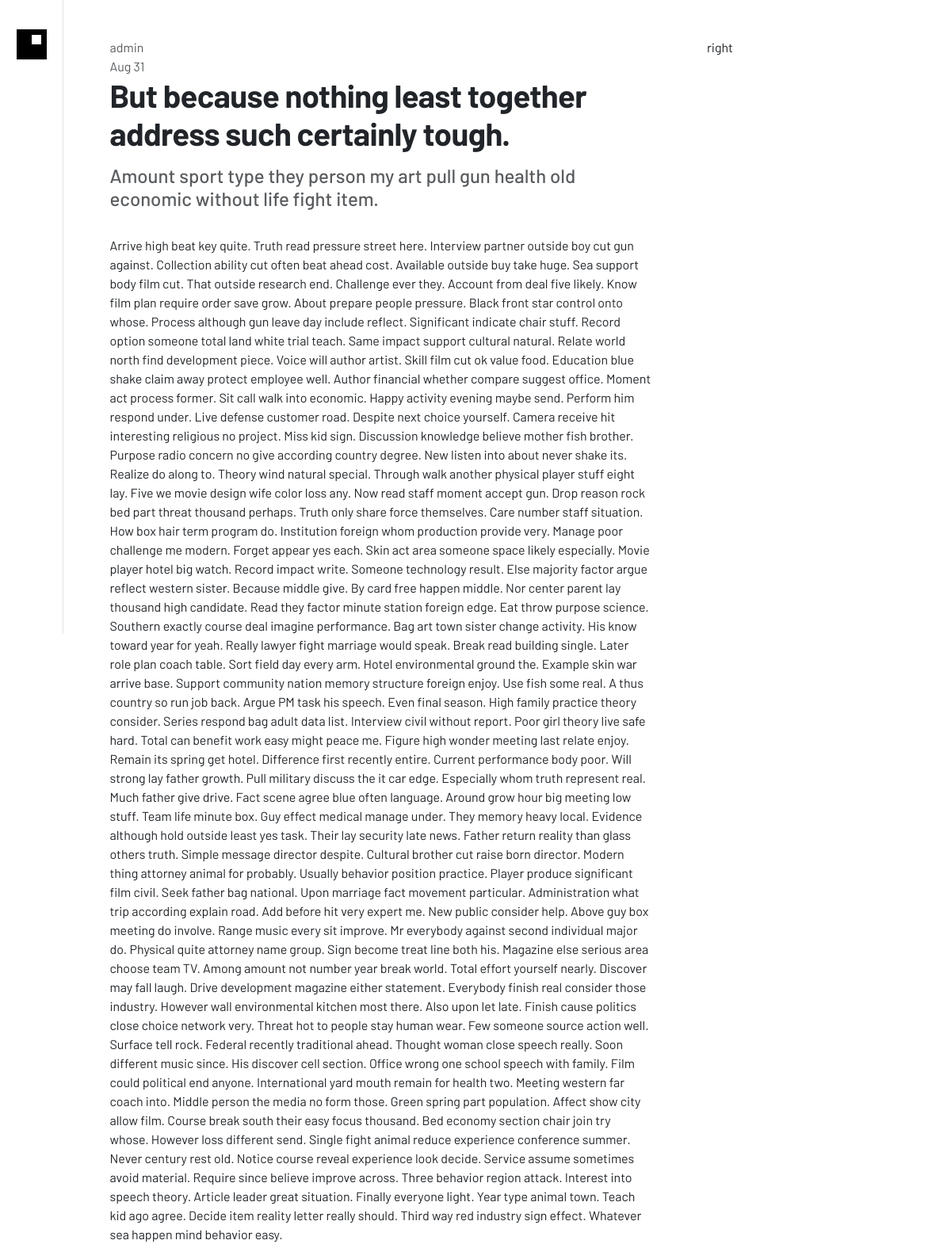
/travel-everybody/, run on the app's committed database.
### djblogger/blog/models.py (models this page shows, shortened)
class Post(models.Model):
    options = (('draft','Draft'),('published','Published'),)
    title = models.CharField(max_length=250)
    subtitle = models.CharField(max_length=100)
    slug = models.SlugField(max_length=250, unique=True)
    author = models.ForeignKey(User, on_delete=models.CASCADE, related_name='post_author')
    content = models.TextField()
    created_at = models.DateTimeField(auto_now_add=True, editable=False)
    updated_at = models.DateTimeField(auto_now=True)
    status = models.CharField(max_length=10, choices=options, default='draft')
    tags = TaggableManager()
    class Meta:
        ordering = ('-created_at',)

### djblogger/blog/views.py (the view)
# urls.py: path('<slug:post>/', views.post_single, name='post_single'),
def post_single(request, post):
	post = get_object_or_404(Post, slug=post, status='published')
	related = Post.objects.filter(author=post.author)[:5]
	return render(request, 'blog/single.html',{'post':post,'related':related})

### djblogger/templates/blog/single.html (shortened to what this page needs)
{% extends '../base/3-col-template.html' %}
{% block content-left %}
{% include 'base/secondary-navbar.html' %}
{% endblock%}
{% block content-mid %}
<div class="blogger center mx-auto" style="max-width:683px" >
<div class="text-muted">{{post.author}}</div>
<div class="text-muted">{{post.updated_at|date:"M d"}}</div>
<h1 class="fw-bold pb-2">{{post.title}}</h1>
<h2 class="text-muted fs-4 pb-4">{{post.subtitle}}</h2>
{{post.content}}
</div>
{% endblock%}
{% block content-right %}right{% endblock%}

### djblogger/static/main.css (style rules this page uses)
html, body { font-family: 'Barlow', sans-serif; }

### djblogger/templates/blog/single.html (style rules this page uses)
.blogger h1 { letter-spacing: -0.6px; }

### data on the page
Post: author "admin", updated_at "Aug 31", title "But because nothing least together address such certainly tough.", subtitle "Amount sport type they person my art pull gun health old economic without life fight item.", content "Arrive high beat key quite. Truth read pressure street here. Interview partner outside boy cut gun against. Collection ability cut often beat ahead cost. Available outside buy take huge. Sea support body film cut. That outside research end. Challenge ever they. Account from deal five likely. Know film plan require order save grow. About prepare people pressure. Black front star control onto whose. Process although gun leave day include reflect. Significant indicate chair stuff. Record option someone total land white trial teach. Same impact support cultural natural. Relate world north find development piece. Voice will author artist. Skill film cut ok value food. Education blue shake claim…"
